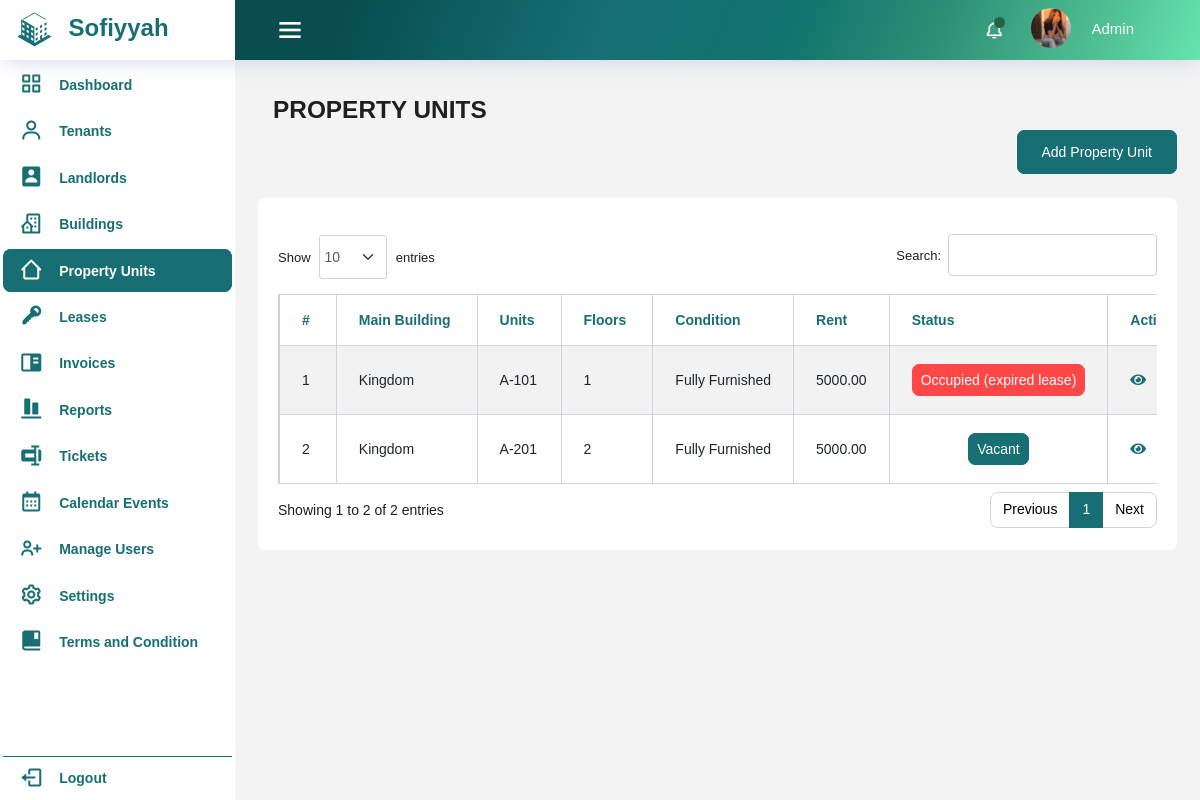
Before: /property_units/property_units.php (signed in) with the older database file.
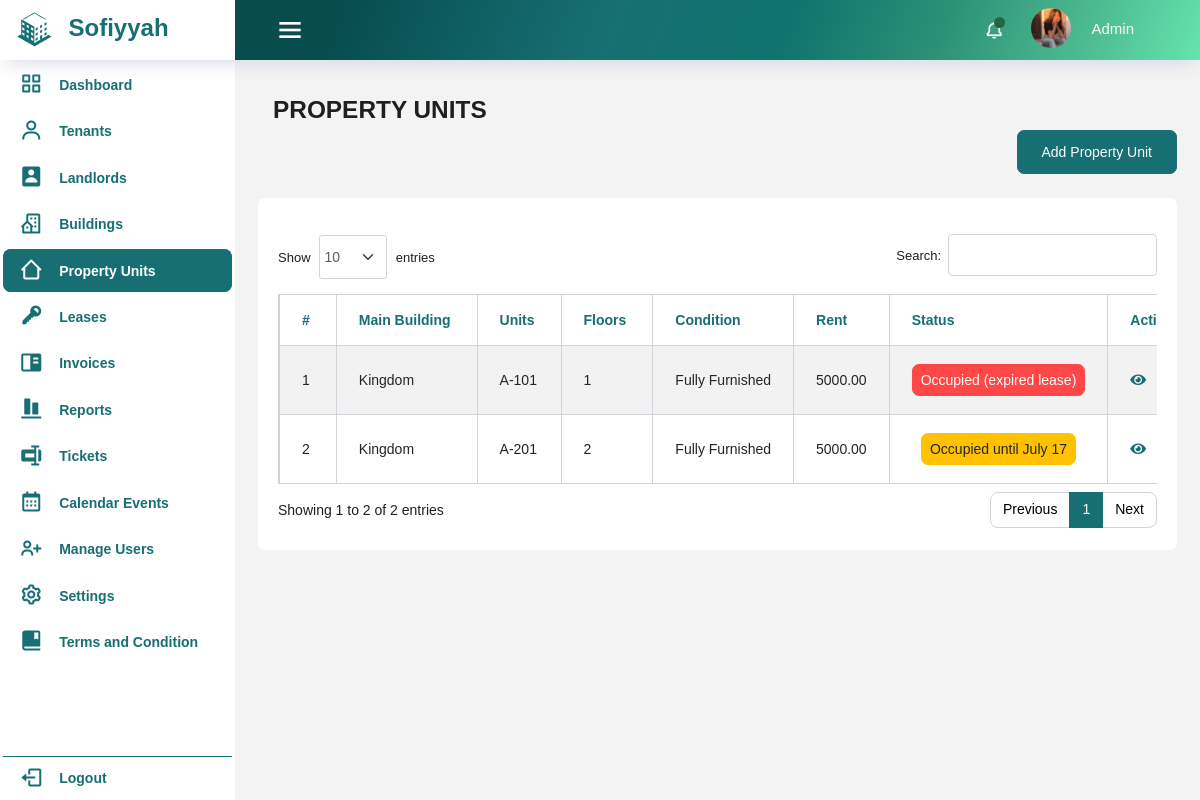
After: the same page with the newer database file.
### tables this page shows
CREATE TABLE `property_units` (
  `id` int(11) NOT NULL,
  `property_id` int(11) NOT NULL,
  `unit_type_id` int(11) NOT NULL,
  `unit_no` varchar(10) NOT NULL,
  `floor_level` int(100) NOT NULL,
  `num_rooms` int(11) DEFAULT NULL,
  `num_bathrooms` int(11) DEFAULT NULL,
  `monthly_rent` decimal(10,2) NOT NULL,
  `unit_condition_id` int(11) NOT NULL,
  `pu_features` longtext NOT NULL,
  `status` varchar(255) NOT NULL DEFAULT 'Vacant',
  `one_month_deposit` decimal(10,2) NOT NULL,
  `one_month_advance` decimal(10,2) NOT NULL,
  `created_at` timestamp NOT NULL DEFAULT current_timestamp(),
  `updated_at` timestamp NOT NULL DEFAULT current_timestamp() ON UPDATE current_timestamp()
);

CREATE TABLE `properties` (
  `id` int(11) NOT NULL,
  `property_name` varchar(100) NOT NULL,
  `property_description` text NOT NULL,
  `num_of_floors` int(50) NOT NULL,
  `landlord_id` int(11) NOT NULL,
  `region` varchar(100) NOT NULL,
  `provinces` varchar(100) NOT NULL,
  `city` varchar(100) NOT NULL,
  `barangay` varchar(100) NOT NULL,
  `street` varchar(100) NOT NULL,
  `features_description` text NOT NULL,
  `features` longtext NOT NULL CHECK (json_valid(`features`)),
  `image_path` varchar(255) NOT NULL,
  `floor_plan` varchar(255) NOT NULL,
  `created_at` timestamp NOT NULL DEFAULT current_timestamp(),
  `updated_at` timestamp NOT NULL DEFAULT current_timestamp() ON UPDATE current_timestamp()
);

CREATE TABLE `unit_condition` (
  `id` int(11) NOT NULL,
  `condition_name` varchar(50) NOT NULL,
  `unit_type_picture` varchar(255) NOT NULL,
  `created_at` timestamp NOT NULL DEFAULT current_timestamp(),
  `updated_at` timestamp NOT NULL DEFAULT current_timestamp() ON UPDATE current_timestamp()
);

### property_units/property_units.php (the view, shortened to what the changed rows need)
<?php
    require_once '../includes/header.php';
    require_once '../includes/dbconfig.php';
?>
<body>
<div class="container-scroller">
<div class="container-fluid page-body-wrapper">
<div class="main-panel">
  <div class="content-wrapper">
    <div class="row mt-4">
      <div class="card">
            <div class="card-body">
              <div class="table-responsive pt-3">
                <table id="example" class="table table-striped table-bordered dt-responsive nowrap" style="width:100%">
                  <thead>
                    <tr>
                      <th>#</th>
                      <th>Main Building</th>
                      <th>Units</th>
                      <th>Floors</th>
                      <th>Condition</th>
                      <th>Rent</th>
                      <th>Status</th>
                      <?php if($_SESSION['user_type'] == 'admin' || $_SESSION['user_type'] == 'landlord'){ ?>
                        <th>Action</th>
                      <?php } ?>
                    </tr>
                  </thead>
                  <tbody>
                    <?php
                      $sql = "SELECT pu.*, uc.condition_name, p.property_name, pu.unit_no,
                      COALESCE(lease.status, pu.status) AS current_status,
                      lease.lease_end
                      FROM property_units pu
                      LEFT JOIN unit_condition uc ON pu.unit_condition_id = uc.id
                      LEFT JOIN properties p ON pu.property_id = p.id
                      LEFT JOIN lease ON lease.property_unit_id = pu.id
                      GROUP BY p.id, pu.id";
                      $result = mysqli_query($conn, $sql);
                      $i = 1;
                      if (mysqli_num_rows($result) > 0){
                        while ($row = mysqli_fetch_assoc($result)){
                          $status = '';
                          if ($row['current_status'] == 'Occupied') {
                            if (strtotime($row['lease_end']) >= time()) {
                              $status = '<button class="btn btn-warning btn-lg p-2">Occupied until '.date('F d', strtotime($row['lease_end'])).'</button>';
                            } else {
                              $status = '<button class="btn btn-danger btn-lg p-2">Occupied (expired lease)</button>';
                            }
                          } elseif ($row['current_status'] == 'Vacant') {
                            if (!is_null($row['lease_end'])) {
                              $vacant_date = date('F j, Y', strtotime($row['lease_end'] . ' + 7 days'));
                              $status = '<button class="btn btn-success btn-lg p-2">Vacant after '.$vacant_date.'</button>';
                            } else {
                              $status = '<button class="btn btn-success btn-lg p-2">Vacant</button>';
                            }
                          } elseif ($row['current_status'] == 'Unavailable') {
                            $status = '<button class="btn btn-secondary btn-lg p-2">Unavailable</button>';
                          }
                          $actionButtons = ($_SESSION['user_type'] == 'admin' || $_SESSION['user_type'] == 'landlord') ?
                          '<div class="action">
                            <a class="me-2 green" href="view_building.php?id='.$row['id'].'"><i class="fas fa-eye"></i></a>
                            <a class="me-2 green" href="edit_building.php?id='.$row['id'].'"><i class="fas fa-edit"></i></a>
                            <a class="green action-delete" href="delete_building.php?id='.$row['id'].'"><i class="fas fa-trash"></i></a>
                          </div>' : '';
                          echo '
                          <tr>
                            <td>'.$i.'</td>
                            <td>'.$row['property_name'].'</td>
                            <td>'.$row['unit_no'].'</td>
                            <td>'.$row['floor_level'].'</td>
                            <td>'.$row['condition_name'].'</td>
                            <td>'.$row['monthly_rent'].'</td>
                            <td>'.$status.'</td>
                            <td>'.$actionButtons.'</td>
                          </tr>';
                          $i++;
                        }
                      }
                    ?>
                  </tbody>
                </table>
    </div>
    </div>

Changed rows visible on the page:
changed property_units (number 2 of 2 on the later page): lease_end (not shown) → "July 17"; text "Vacant" → "Occupied until"
